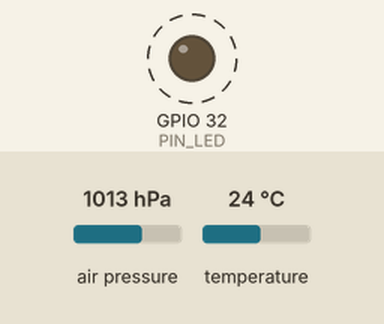
Recording of a program running on a simulated ESP32. Parts: output pins drawn as LEDs (lit = HIGH). Dashed ring = blinking. Inputs (shaded band) come from the test bench; at power-on: air pressure 1013 hPa, temperature 24 °C. Storage starts empty; random numbers use the default seed unless the program sets one; what the program prints to the serial monitor is not drawn.

Above: at 5.5 s.
Timing chart, 0 to 8.1 s (numbered marks = the images above):
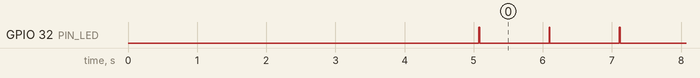

The program:

main.cpp
```cpp
#include <Arduino.h>

#include <SPI.h>
#include <Adafruit_BMP085.h>
#include <Wire.h>

#include <FS.h>
#include <SD.h>

#define PIN_LED 32

Adafruit_BMP085 bmp;

char* i2str(int i) {
  return (char*) ( (i % 10) + '0' );
}

char* f2str(float f) {
  char *s = NULL;

  // The integer part of the float
  int ipart = (int) f;
  // Decimal part of the float
  float dpart = f - ipart;
}

void write2File(const char *path, const char* s, int reverse=0) {
  File fd = SD.open(path, FILE_APPEND);

  if(!fd) {
    Serial.println("The file cannot be opened!");
    return;
  }

  // APPEND always will write at the end
  // WRITE is a combination of several constants from SDfat
  // Must find a way to include SDfat constants and use only O_WRITE
  if(reverse) {
    Serial.printf("SEEK: %d\n", fd.position());
    fd.seek(0);
    Serial.printf("SEEK: %d\n", fd.position());
  }

  if( !fd.print(s) ) {
    Serial.println("The file cannot be written!");
  }

  fd.close();
}

char* genRandomString(int size=1, int addReturn = 0) {
  char *s = NULL;

  s = (char *) malloc((size + addReturn + 1) * sizeof(char));
  for(int i=0; i<size; i++) {
    int r = random(33,127);
    s[i] = (char) r;

    Serial.printf("Generated char (%d): *%c*\n", r, s[i]);
  }

  if(addReturn) s[size] = '\n';

  s[size + addReturn] = '\0';

  Serial.printf("Generated string: %s\n", s);

  return s;
}

void sdTest() {
  if( !SD.begin() ) {
    Serial.println("The SD module cannot be initilized!");

    while(1);
  }

  uint8_t cardType = SD.cardType();

  Serial.print("Card type: ");
  switch(cardType) {
    case CARD_NONE:
      Serial.println("There is no SD card!");
      break;
    case CARD_MMC:
      Serial.println("MMC");
      break;
    case CARD_SD:
      Serial.println("SD");
      break;
    case CARD_SDHC:
      Serial.println("SDHC");
      break;
    case CARD_UNKNOWN:
      Serial.println("Unknown type");
      break;
    default:
      Serial.println("WTF?");
  }

  float cardSize = SD.cardSize() / 1024.0 / 1024.0 / 1024.0;
  Serial.printf("Card size: %fGb\n", cardSize);

  Serial.print("Adding to README.md... ");
  write2File("/README.md", genRandomString(random(1,20), 1), 1);
  Serial.println("done!");
}

void scanForI2C() {
  Wire.begin();

  byte error, addr;
  int ndev = 0;

  for(addr = 0x01; addr < 0x7f; addr++) {
    Wire.beginTransmission(addr);
    error = Wire.endTransmission();

    // Should check for more error codes!
    if(!error) {
      Serial.printf("I2C: 0x%02X\n", addr);
      ndev++;
    }
  }

  if(!ndev) {
    Serial.printf("There is no devices!\n");
  }

  delay(5000);
}

void setup() {
  pinMode(PIN_LED, OUTPUT);

  Serial.begin(115200);

  scanForI2C();
  sdTest();

  // If the address of the devices is not 0x77 we need
  // to specify in begin(addr)
  if( !bmp.begin() ) {
    Serial.println("Cannot find the BMP sensor!");

    // If the sensor cannot be initialized we never leave setup()
    while(1);
  }
}

void loop() {
  // Serial.println("===================================\n");
  // Serial.printf("Temperature: %f °C\n", bmp.readTemperature());
  // Serial.printf("Pressure: %d Pa\n", bmp.readPressure());
  // Serial.printf("Altitude: %f m\n", bmp.readAltitude());
  // Serial.println("===================================\n");

  // This should be handled in a more elegant way using
  // dynamic allocation memory.
  // TODO: A function to convert float to char*
  char data[120];
  sprintf(data, "%.2f,%d\n", bmp.readTemperature(), bmp.readPressure());

  // stty 115200 -F /dev/ttyUSB0 raw
  Serial.print(data);

  digitalWrite(PIN_LED, HIGH);
  write2File(
    "/temp_pres.csv",
    data
  );
  digitalWrite(PIN_LED, LOW);

  delay(1000);
}
```

Measured:
- by itself, GPIO 32 (PIN_LED): alternates HIGH for 0.01 s and LOW for 1.0 s
